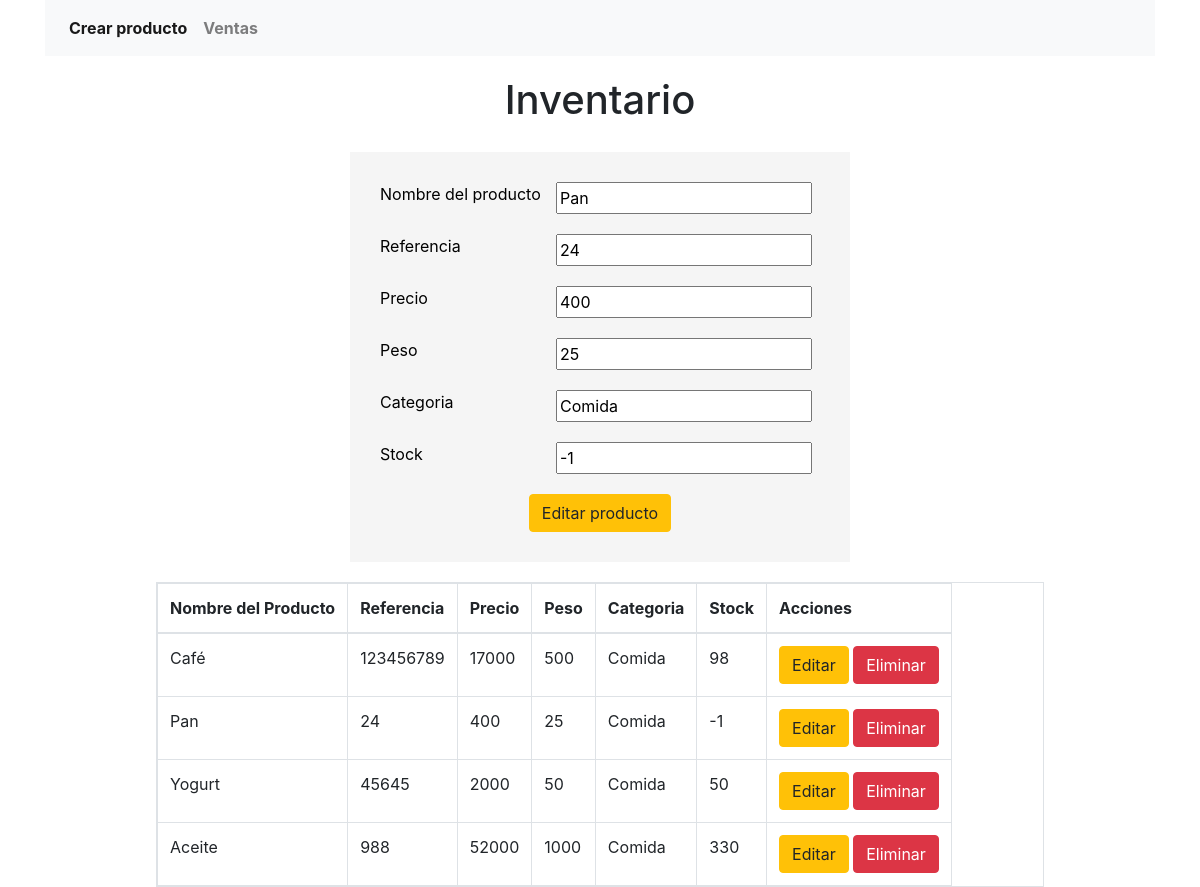
Screenshot of /index.php?productId=2 with the database file from the repository.
### tables this page shows
CREATE TABLE `products` (
  `id` int NOT NULL AUTO_INCREMENT,
  `nombreProducto` varchar(45) DEFAULT NULL,
  `referencia` int DEFAULT NULL,
  `precio` int DEFAULT NULL,
  `peso` int DEFAULT NULL,
  `categoria` varchar(45) DEFAULT NULL,
  `stock` int DEFAULT NULL,
  `fechaCreacion` date DEFAULT NULL,
  PRIMARY KEY (`id`)
);

### InventoryController.php (called while the page is built, shortened)
<?php
    include("connection.php");
    class Inventory {
        function getProducts() {
            global $conn;
            $sql = "SELECT * FROM products";
            $result = mysqli_query($conn, $sql);
            return $result;
        }
        function getProductById($productId){
            global $conn;
            $sql = "SELECT * FROM products WHERE id = '$productId'";
            $result = mysqli_query($conn, $sql);
            return $result;
        }
    }
?>

### index.php (the view, shortened to what this page needs)
<?php
    include("InventoryController.php");
    $nameProduct = "";
    $referenceProduct = "";
    $priceProduct = "";
    $weigthProduct = "";
    $categoryProduct = "";
    $stockProduct = "";
    if(isset($_GET['productId'])) {
        $inventory = new Inventory();
        $productId = $_GET['productId'];
        $productData = $inventory->getProductById($productId);
        if($productData) {
            while ($row = mysqli_fetch_assoc($productData)) {
                $nameProduct = $row["nombreProducto"];
                $referenceProduct = $row["referencia"];
                $priceProduct = $row["precio"];
                $weigthProduct = $row["peso"];
                $categoryProduct = $row["categoria"];
                $stockProduct = $row["stock"];
            }
        }
    }
?>
<!DOCTYPE html>
<html lang="en">
<head>
    <link rel="stylesheet" href="estilos.css">
    <link rel="stylesheet" href="bootstrap/css/bootstrap.min.css">
</head>
<body>
    <div class="container">
        <nav class="navbar navbar-expand-lg navbar-light bg-light">
            <div class="collapse navbar-collapse" id="navbarNav">
                <ul class="navbar-nav">
                    <li class="nav-item active">
                        <a class="nav-link" href="#"><strong>Crear producto</strong></a>
                    </li>
                    <li class="nav-item">
                        <a class="nav-link" href="sales.php"><strong>Ventas</strong></a>
                    </li>
                </ul>
            </div>
        </nav>
        <div class="container-title">
            <h1>Inventario</h1>
        </div>
        <div class="formkonecta">
            <form method="POST">
                <div class="formkonecta-input">
                    <label for="producto">Nombre del producto</label>
                    <input class="control" type="text" id="producto" name="producto" value="<?php echo $nameProduct ?>" />
                </div>
                <div class="formkonecta-input">
                    <label for="referencia">Referencia</label>
                    <input class="control" type="text" id="referencia" name="referencia" value="<?php echo $referenceProduct ?>" />
                </div>
                <div class="formkonecta-input">
                    <label for="precio">Precio</label>
                    <input  class="control" type="text" id="precio" name="precio" value="<?php echo $priceProduct ?>" />
                </div>
                <div class="formkonecta-input">
                    <label for="peso">Peso</label>
                    <input class="control" type="text" id="peso" name="peso" value="<?php echo $weigthProduct ?>" />
                </div>
                <div class="formkonecta-input">
                    <label for="categoria">Categoria</label>
                    <input class="control" type="text" id="categoria" name="categoria" value="<?php echo $categoryProduct ?>" />
                </div>
                <div class="formkonecta-input">
                    <label for="stock">Stock</label>
                    <input class="control" type="text" id="stock" name="stock" value="<?php echo $stockProduct ?>" />
                </div>
                <div class="formkonecta-button">
                    <?php
                        if(isset($_GET['productId'])) {
                    ?>
                            <button type="submit" class="btn btn-warning">Editar producto</button>
                    <?php
                        } else {
                    ?>
                            <button type="submit" class="btn btn-success">Crear producto</button>
                    <?php
                        }
                    ?>
                </div>
            </form>
        </div>
        <div class="formkonecta-table">
            <table class="table table-responsive table-bordered">
                <thead>
                    <tr>
                        <th scope="col">Nombre del Producto</th>
                        <th scope="col">Referencia</th>
                        <th scope="col">Precio</th>
                        <th scope="col">Peso</th>
                        <th>Categoria</th>
                        <th>Stock</th>
                        <th>Acciones</th>
                    </tr>
                </thead>
                <tbody>
                    <?php
                        $data = new Inventory;
                        $result = $data->getProducts();
                        if($result) {
                            while ($row = mysqli_fetch_assoc($result)) {
                                ?>
                                    <tr>
                                        <td><?php echo $row["nombreProducto"] ?></td>
                                        <td><?php echo $row["referencia"] ?></td>
                                        <td><?php echo $row["precio"] ?></td>
                                        <td><?php echo $row["peso"] ?></td>
                                        <td><?php echo $row["categoria"] ?></td>
                                        <td><?php echo $row["stock"] ?></td>
                                        <td>
                                            <a href="index.php?productId=<?php echo $row["id"] ?>"><button class="btn btn-warning">Editar</button></a>
                                            <a href="index.php?productId=<?php echo $row["id"] ?>&action=delete" onclick="return confirm('¿Está seguro que desea eliminar este producto?')">
                                                <button class="btn btn-danger">Eliminar</button>
                                            </a>
                                        </td>
                                    </tr>
                                <?php
                            }
                        }
                    ?>
                </tbody>
            </table>
        </div>
    </div>
</body>
</html>

### estilos.css (style rules this page uses)
.container-title { width: 100%; display: flex; justify-content: center; margin-top: 20px; }
.formkonecta { width:500px; padding:30px; background-color: whitesmoke; margin: auto; margin-top: 20px; border: radius 4px; color: black; }
.formkonecta-input { width: 100%; display:flex; margin-bottom: 20px; }
.formkonecta-input label { width: 40%; }
.formkonecta-button { width: 100%; display: flex; justify-content: center; }
.formkonecta-table { width: 100%; margin-top: 20px; }
.formkonecta-table table { width: 80%; margin: auto; }

### rows the page displays
products: producto "Pan", referencia "24", precio "400", peso "25", categoria "Comida", stock "-1", nombreProducto "Pan"
products: nombreProducto "Café", referencia "123456789", precio "17000", peso "500", categoria "Comida", stock "98"
products: nombreProducto "Yogurt", referencia "45645", precio "2000", peso "50", categoria "Comida", stock "50"
products: nombreProducto "Aceite", referencia "988", precio "52000", peso "1000", categoria "Comida", stock "330"
